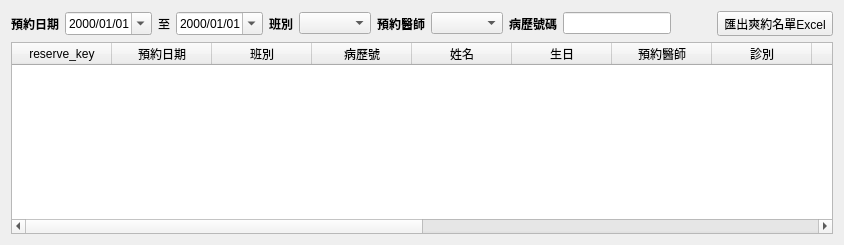
        <widget class="QWidget" name="tab">
         <attribute name="title">
          <string>爽約名單</string>
         </attribute>
         <layout class="QVBoxLayout" name="verticalLayout_6">
          <item>
           <layout class="QHBoxLayout" name="horizontalLayout_5">
            <item>
             <widget class="QLabel" name="label_9">
              <property name="font">
               <font>
                <weight>75</weight>
                <bold>true</bold>
               </font>
              </property>
              <property name="text">
               <string>預約日期</string>
              </property>
             </widget>
            </item>
            <item>
             <widget class="QDateEdit" name="dateEdit_absent_start_date">
              <property name="showGroupSeparator" stdset="0">
               <bool>false</bool>
              </property>
              <property name="currentSection">
               <enum>QDateTimeEdit::YearSection</enum>
              </property>
              <property name="displayFormat">
               <string>yyyy/MM/dd</string>
              </property>
              <property name="calendarPopup">
               <bool>true</bool>
              </property>
             </widget>
            </item>
            <item>
             <widget class="QLabel" name="label_10">
              <property name="font">
               <font>
                <weight>50</weight>
                <bold>false</bold>
               </font>
              </property>
              <property name="text">
               <string>至</string>
              </property>
             </widget>
            </item>
            <item>
             <widget class="QDateEdit" name="dateEdit_absent_end_date">
              <property name="currentSection">
               <enum>QDateTimeEdit::YearSection</enum>
              </property>
              <property name="displayFormat">
               <string>yyyy/MM/dd</string>
              </property>
              <property name="calendarPopup">
               <bool>true</bool>
              </property>
             </widget>
            </item>
            <item>
             <widget class="QLabel" name="label_11">
              <property name="font">
               <font>
                <weight>75</weight>
                <bold>true</bold>
               </font>
              </property>
              <property name="text">
               <string>班別</string>
              </property>
             </widget>
            </item>
            <item>
             <widget class="QComboBox" name="comboBox_absent_period"/>
            </item>
            <item>
             <widget class="QLabel" name="label_12">
              <property name="font">
               <font>
                <weight>75</weight>
                <bold>true</bold>
               </font>
              </property>
              <property name="text">
               <string>預約醫師</string>
              </property>
             </widget>
            </item>
            <item>
             <widget class="QComboBox" name="comboBox_absent_doctor"/>
            </item>
            <item>
             <widget class="QLabel" name="label_13">
              <property name="font">
               <font>
                <weight>75</weight>
                <bold>true</bold>
               </font>
              </property>
              <property name="text">
               <string>病歷號碼</string>
              </property>
             </widget>
            </item>
            <item>
             <widget class="QLineEdit" name="lineEdit">
              <property name="maximumSize">
               <size>
                <width>150</width>
                <height>16777215</height>
               </size>
              </property>
             </widget>
            </item>
            <item>
             <spacer name="horizontalSpacer_6">
              <property name="orientation">
               <enum>Qt::Horizontal</enum>
              </property>
              <property name="sizeHint" stdset="0">
               <size>
                <width>40</width>
                <height>20</height>
               </size>
              </property>
             </spacer>
            </item>
            <item>
             <widget class="QToolButton" name="toolButton_export_absent">
              <property name="text">
               <string>匯出爽約名單Excel</string>
              </property>
              <property name="icon">
               <iconset>
                <normaloff>../icons/document-export.svg</normaloff>../icons/document-export.svg</iconset>
              </property>
              <property name="toolButtonStyle">
               <enum>Qt::ToolButtonTextBesideIcon</enum>
              </property>
             </widget>
            </item>
           </layout>
          </item>
          <item>
           <widget class="QTableWidget" name="tableWidget_absent_list">
            <property name="editTriggers">
             <set>QAbstractItemView::NoEditTriggers</set>
            </property>
            <property name="selectionMode">
             <enum>QAbstractItemView::SingleSelection</enum>
            </property>
            <property name="selectionBehavior">
             <enum>QAbstractItemView::SelectRows</enum>
            </property>
            <column>
             <property name="text">
              <string>reserve_key</string>
             </property>
            </column>
            <column>
             <property name="text">
              <string>預約日期</string>
             </property>
            </column>
            <column>
             <property name="text">
              <string>班別</string>
             </property>
            </column>
            <column>
             <property name="text">
              <string>病歷號</string>
             </property>
            </column>
            <column>
             <property name="text">
              <string>姓名</string>
             </property>
            </column>
            <column>
             <property name="text">
              <string>生日</string>
             </property>
            </column>
            <column>
             <property name="text">
              <string>預約醫師</string>
             </property>
            </column>
            <column>
             <property name="text">
              <string>診別</string>
             </property>
            </column>
            <column>
             <property name="text">
              <string>診號</string>
             </property>
            </column>
            <column>
             <property name="text">
              <string>報到</string>
             </property>
            </column>
            <column>
             <property name="text">
              <string>預約來源</string>
             </property>
            </column>
            <column>
             <property name="text">
              <string>掛號人員</string>
             </property>
            </column>
            <column>
             <property name="text">
              <string>聯絡電話</string>
             </property>
            </column>
            <column>
             <property name="text">
              <string>行動電話</string>
             </property>
            </column>
            <column>
             <property name="text">
              <string>登錄時間</string>
             </property>
            </column>
            <column>
             <property name="text">
              <string>備註</string>
             </property>
            </column>
           </widget>
          </item>
         </layout>
        </widget>
